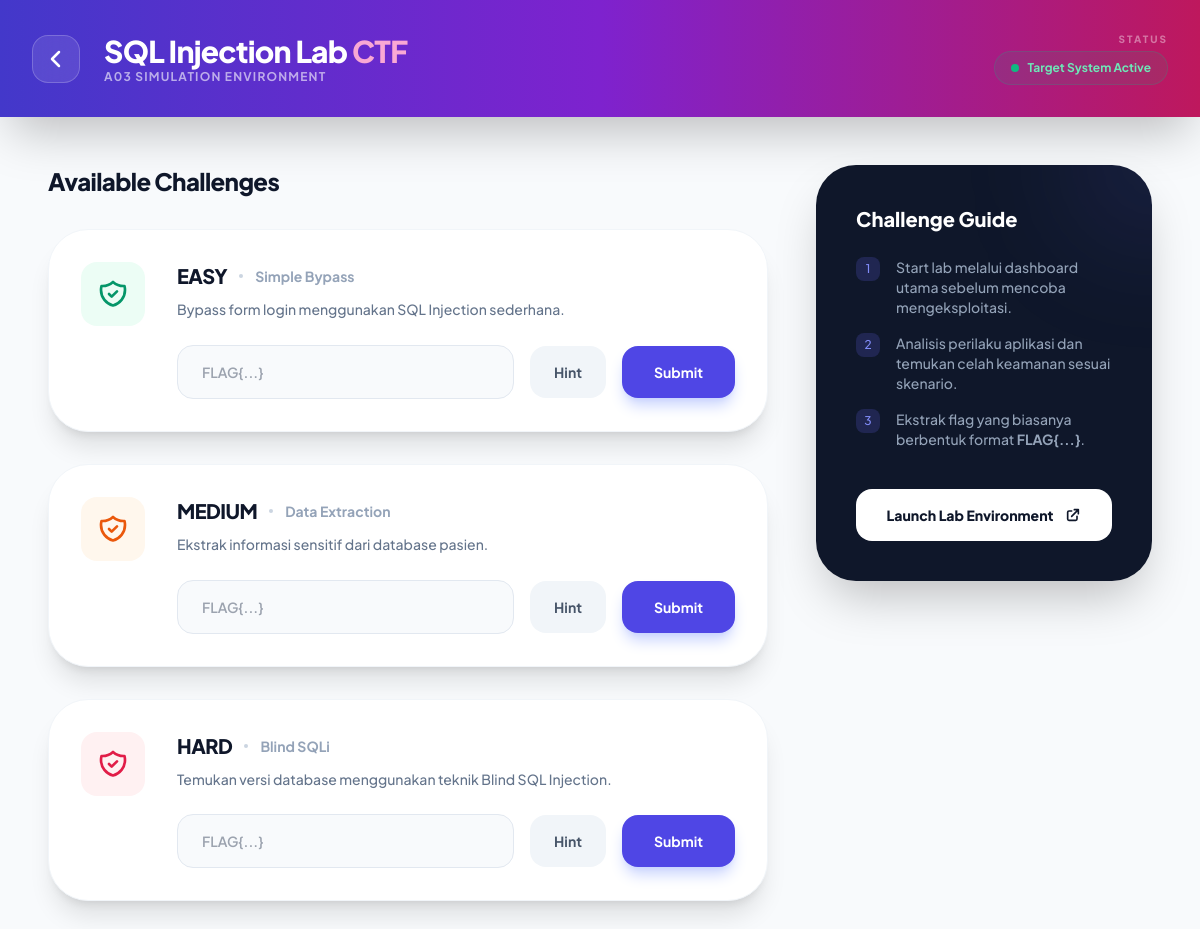
The app's page /lab_detail.php?id=sqli (signed in) with its own data.
### tables this page shows
CREATE TABLE IF NOT EXISTS challenges (
    id INT AUTO_INCREMENT PRIMARY KEY,
    lab_id VARCHAR(50) NOT NULL,
    level ENUM('easy', 'medium', 'hard') NOT NULL,
    title VARCHAR(100) NOT NULL,
    description TEXT,
    flag VARCHAR(255) NOT NULL,
    points INT DEFAULT 100,
    hint TEXT
);

### lab_detail.php (the view, shortened to what this page needs)
<?php
$lab_id = $_GET['id'] ?? '';
$labs = [
    'csrf' => ['name' => 'CSRF Attack Lab', 'OWASP' => 'A08', 'port' => 8888, 'color' => 'blue'],
    'xss' => ['name' => 'XSS Attack Lab', 'OWASP' => 'A03', 'port' => 8001, 'color' => 'purple'],
    'sqli' => ['name' => 'SQL Injection Lab', 'OWASP' => 'A03', 'port' => 8002, 'color' => 'emerald'],
    'authfail' => ['name' => 'Auth Failures Lab', 'OWASP' => 'A07', 'port' => 8006, 'color' => 'violet'],
    'bac' => ['name' => 'Broken Access Control', 'OWASP' => 'A01', 'port' => 8009, 'color' => 'rose'],
    'idor' => ['name' => 'IDOR Attack Lab', 'OWASP' => 'A01', 'port' => 8010, 'color' => 'indigo'],
    'cryptofail' => ['name' => 'Crypto Failures Lab', 'OWASP' => 'A02', 'port' => 8003, 'color' => 'yellow'],
    'insecuredesign' => ['name' => 'Insecure Design Lab', 'OWASP' => 'A04', 'port' => 8004, 'color' => 'green'],
    'secmisconfig' => ['name' => 'Security Misconfig Lab', 'OWASP' => 'A05', 'port' => 8005, 'color' => 'gray'],
    'loggingfail' => ['name' => 'Logging Failures Lab', 'OWASP' => 'A09', 'port' => 8007, 'color' => 'teal'],
    'ssrf' => ['name' => 'SSRF Lab', 'OWASP' => 'A10', 'port' => 8008, 'color' => 'pink'],
    'insecurelibrary' => ['name' => 'Insecure Component Lab', 'OWASP' => 'A06', 'port' => 8011, 'color' => 'orange'],
    'integrityfail' => ['name' => 'Integrity Failure Lab', 'OWASP' => 'A08', 'port' => 8012, 'color' => 'cyan'],
];
$lab = $labs[$lab_id] ?? ['name' => 'Unknown Lab', 'OWASP' => 'N/A', 'port' => 0, 'color' => 'gray'];
$host = 'labsec-db';
$db_name   = 'labsec_ctf';
$user = 'root';
$pass = 'labsec_root_2026';
try {
    $pdo = new PDO("mysql:host=$host;dbname=$db_name;charset=utf8mb4", $user, $pass);
    $stmt = $pdo->prepare("SELECT level, title, description, hint FROM challenges WHERE lab_id = ?");
    $stmt->execute([$lab_id]);
    $challenges_db = $stmt->fetchAll(PDO::FETCH_GROUP|PDO::FETCH_UNIQUE);
} catch (PDOException $e) {
    $challenges_db = [];
}
?>
<!DOCTYPE html>
<html lang="id">
<head>
    <script src="https://cdn.tailwindcss.com"></script>
</head>
<body class="min-h-screen">
    <header class="bg-gradient-to-r from-indigo-700 via-purple-700 to-pink-700 text-white p-8 shadow-2xl">
        <div class="max-w-7xl mx-auto flex justify-between items-center">
            <div class="flex items-center gap-6">
                <a href="dashboard.php" class="w-12 h-12 bg-white/10 rounded-2xl flex items-center justify-center backdrop-blur-xl border border-white/20 hover:bg-white/20 transition-all">
                    <svg class="w-6 h-6 text-white" fill="none" stroke="currentColor" viewBox="0 0 24 24">
                        <path stroke-linecap="round" stroke-linejoin="round" stroke-width="2.5" d="M15 19l-7-7 7-7" />
                    </svg>
                </a>
                <div>
                    <h1 class="text-3xl font-black tracking-tight"><?= $lab['name'] ?> <span class="text-pink-300">CTF</span></h1>
                    <p class="text-xs font-bold text-white/60 uppercase tracking-widest"><?= $lab['OWASP'] ?> Simulation Environment</p>
                </div>
            </div>
            <div class="text-right">
                <div class="text-[10px] font-black uppercase tracking-[0.2em] text-white/40 mb-1">Status</div>
                <div class="flex items-center gap-2 bg-emerald-500/10 px-4 py-2 rounded-full border border-emerald-500/20 text-emerald-300 font-bold text-xs">
                    <div class="w-2 h-2 bg-emerald-500 rounded-full animate-pulse"></div>
                    Target System Active
                </div>
            </div>
        </div>
    </header>
    <main class="max-w-7xl mx-auto p-12">
        <div class="grid grid-cols-1 lg:grid-cols-3 gap-12">
            <div class="lg:col-span-2 space-y-8">
                <h2 class="text-2xl font-black text-slate-900 tracking-tight">Available Challenges</h2>
                <?php foreach (['easy', 'medium', 'hard'] as $level):
                    $c = $challenges_db[$level] ?? ['title' => 'N/A', 'description' => 'Challenge not loaded.', 'hint' => 'No hint.'];
                ?>
                <div class="challenge-card bg-white rounded-[2.5rem] p-8 shadow-xl border border-slate-100 flex items-start gap-8">
                    <div class="w-16 h-16 rounded-2xl bg-<?= $level === 'easy' ? 'emerald' : ($level === 'medium' ? 'orange' : 'rose') ?>-50 flex items-center justify-center shrink-0">
                        <svg class="w-8 h-8 text-<?= $level === 'easy' ? 'emerald' : ($level === 'medium' ? 'orange' : 'rose') ?>-600" fill="none" stroke="currentColor" viewBox="0 0 24 24">
                            <path stroke-linecap="round" stroke-linejoin="round" stroke-width="2" d="M9 12l2 2 4-4m5.618-4.016A11.955 11.955 0 0112 2.944a11.955 11.955 0 01-8.618 3.04A12.02 12.02 0 003 9c0 5.591 3.824 10.29 9 11.622 5.176-1.332 9-6.03 9-11.622 0-1.042-.133-2.052-.382-3.016z" />
                        </svg>
                    </div>
                    <div class="flex-1">
                        <div class="flex items-center justify-between mb-2">
                            <div class="flex items-center gap-3">
                                <h3 class="text-xl font-black text-slate-900 uppercase tracking-tight"><?= ucfirst($level) ?></h3>
                                <div class="h-1 w-1 bg-slate-300 rounded-full"></div>
                                <span class="text-sm font-bold text-slate-400"><?= htmlspecialchars($c['title']) ?></span>
                            </div>
                        </div>
                        <p class="text-slate-500 font-medium text-sm leading-relaxed mb-6"><?= htmlspecialchars($c['description']) ?></p>
                        <div class="flex items-center gap-4">
                            <input type="text" id="flag-<?= $level ?>" class="flex-1 bg-slate-50 border border-slate-200 rounded-2xl px-6 py-4 text-sm font-semibold focus:outline-none focus:ring-4 focus:ring-indigo-500/10 transition-all" placeholder="FLAG{...}">
                            <button onclick="showHint('<?= $level ?>')" class="bg-slate-100 hover:bg-slate-200 text-slate-600 font-bold px-6 py-4 rounded-2xl text-sm transition-all">Hint</button>
                            <button onclick="submitFlag('<?= $level ?>')" class="bg-indigo-600 hover:bg-indigo-700 text-white font-bold px-8 py-4 rounded-2xl text-sm transition-all shadow-lg shadow-indigo-200 active:scale-95">Submit</button>
                        </div>
                    </div>
                </div>
                <?php endforeach; ?>
            </div>
            <div class="space-y-8">
                <div class="bg-slate-900 rounded-[2.5rem] p-10 text-white shadow-2xl relative overflow-hidden">
                    <div class="absolute top-0 right-0 w-32 h-32 bg-indigo-500/20 rounded-full blur-3xl -mr-16 -mt-16"></div>
                    <h2 class="text-xl font-black mb-6 relative z-10">Challenge Guide</h2>
                    <ul class="space-y-4 text-slate-400 text-sm font-medium relative z-10">
                        <li class="flex items-start gap-4">
                            <div class="w-6 h-6 rounded-lg bg-indigo-500/20 text-indigo-400 flex items-center justify-center shrink-0 text-xs">1</div>
                            <span>Start lab melalui dashboard utama sebelum mencoba mengeksploitasi.</span>
                        </li>
                        <li class="flex items-start gap-4">
                            <div class="w-6 h-6 rounded-lg bg-indigo-500/20 text-indigo-400 flex items-center justify-center shrink-0 text-xs">2</div>
                            <span>Analisis perilaku aplikasi dan temukan celah keamanan sesuai skenario.</span>
                        </li>
                        <li class="flex items-start gap-4">
                            <div class="w-6 h-6 rounded-lg bg-indigo-500/20 text-indigo-400 flex items-center justify-center shrink-0 text-xs">3</div>
                            <span>Ekstrak flag yang biasanya berbentuk format <b>FLAG{...}</b>.</span>
                        </li>
                    </ul>
                    <a href="http://localhost:<?= $lab['port'] ?>" target="_blank" class="block mt-10 text-center bg-white text-slate-900 font-black py-4 rounded-2xl text-sm hover:bg-slate-100 transition-all flex items-center justify-center gap-3">
                        Launch Lab Environment
                        <svg class="w-4 h-4" fill="none" stroke="currentColor" viewBox="0 0 24 24">
                            <path stroke-linecap="round" stroke-linejoin="round" stroke-width="2.5" d="M10 6H6a2 2 0 00-2 2v10a2 2 0 002 2h10a2 2 0 002-2v-4M14 4h6m0 0v6m0-6L10 14" />
                        </svg>
                    </a>
                </div>
            </div>
        </div>
    </main>
</body>
</html>

### lab_detail.php (style rules this page uses)
body { font-family: 'Plus Jakarta Sans', sans-serif; background-color: #f8fafc; }
.challenge-card { transition: all 0.3s cubic-bezier(0.4, 0, 0.2, 1); }

### records on screen
challenges: title "Simple Bypass", description "Bypass form login menggunakan SQL Injection sederhana."
challenges: title "Data Extraction", description "Ekstrak informasi sensitif dari database pasien."
challenges: title "Blind SQLi", description "Temukan versi database menggunakan teknik Blind SQL Injection."

### other values on screen
$lab['name'] "SQL Injection Lab"
$lab['OWASP'] "A03"
$level "EASY"
$level "MEDIUM"
$level "HARD"
